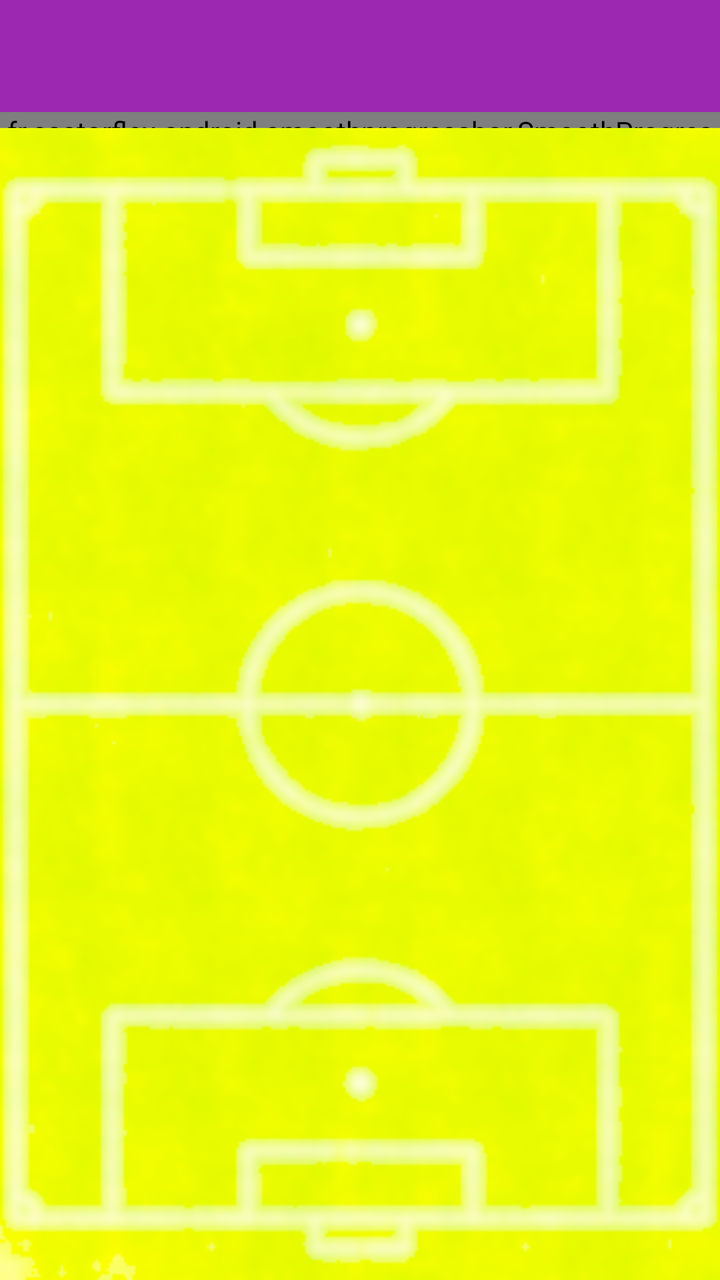
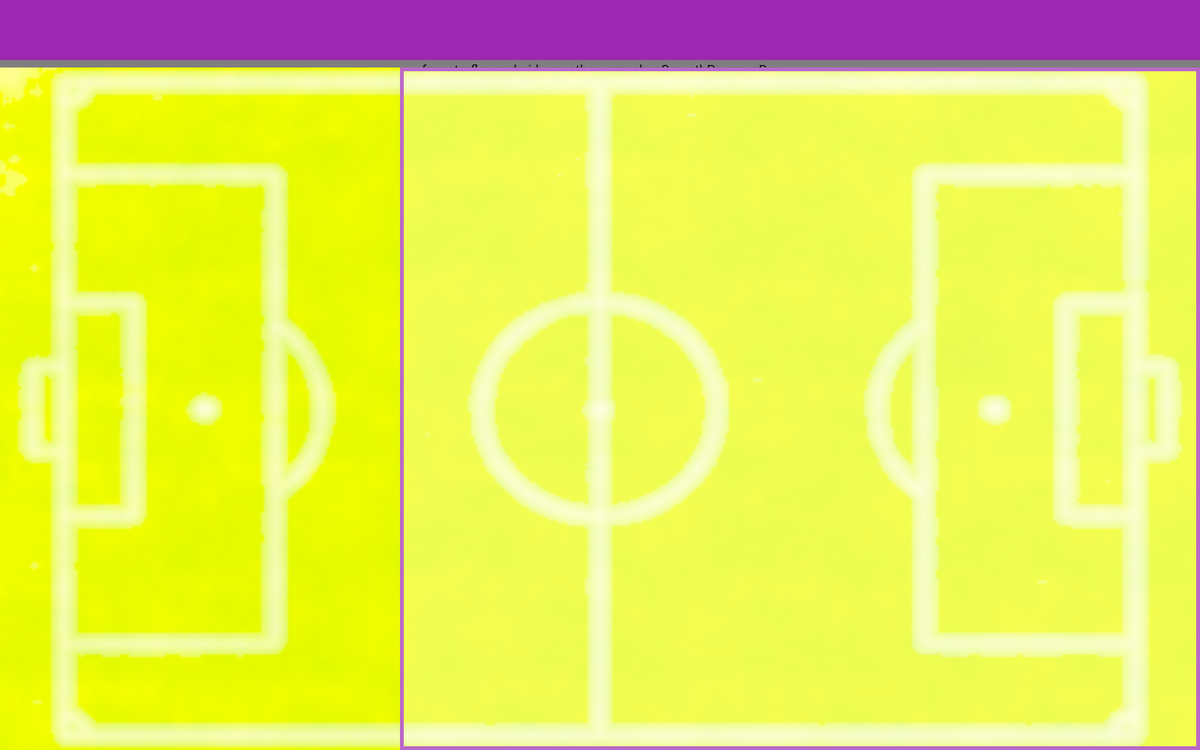

Two renders of one Android screen. The first uses the default layout on a phone; the second uses the alternative layout the repository ships for a different screen configuration, on a matching device. The two XML files are below.
<!-- AndroidManifest.xml: application theme Theme.ComunioTheme -->
<!-- res/layout/main_activity.xml -->
<?xml version="1.0" encoding="utf-8"?>
<LinearLayout xmlns:android="http://schemas.android.com/apk/res/android"
    android:id="@+id/main_parent_view"
    android:layout_width="match_parent"
    android:layout_height="match_parent"
    android:orientation="vertical"
    android:fitsSystemWindows="true">

    <include layout="@layout/toolbar" />

    <android.support.v4.widget.DrawerLayout
        android:id="@+id/drawer_layout"
        android:layout_width="match_parent"
        android:layout_height="match_parent">

        

        <FrameLayout
            android:id="@+id/fragment_container"
            android:layout_width="match_parent"
            android:layout_height="match_parent"
            android:background="@drawable/football_ground_yellow" />


        
        <ListView
            android:id="@+id/left_drawer"
            android:layout_width="240dp"
            android:layout_height="match_parent"
            android:layout_gravity="start"
            android:background="@color/navigation_drawer_list"
            android:choiceMode="singleChoice" />

    </android.support.v4.widget.DrawerLayout>
</LinearLayout>
<!-- res/layout/toolbar.xml (included above) -->
<?xml version="1.0" encoding="utf-8"?>
<LinearLayout xmlns:android="http://schemas.android.com/apk/res/android"
    android:layout_width="fill_parent"
    android:layout_height="wrap_content"
    android:orientation="vertical">

    <android.support.v7.widget.Toolbar xmlns:android="http://schemas.android.com/apk/res/android"
        xmlns:app="http://schemas.android.com/apk/res-auto"
        android:id="@+id/toolbar"
        android:layout_width="match_parent"
        android:layout_height="wrap_content"
        android:minHeight="?attr/actionBarSize"
        android:background="@color/color_primary"
        app:theme="@style/ComunioActionBarTheme"
        app:popupTheme="@style/Theme.AppCompat.Light" />


    <fr.castorflex.android.smoothprogressbar.SmoothProgressBar
        android:id="@+id/progress_bar"
        android:layout_width="match_parent"
        android:layout_height="8dp"
        android:indeterminate="true" />

</LinearLayout>
<!-- resources referenced by this layout -->
<resources>
  <color name="color_primary">#9c27b0</color>
  <color name="navigation_drawer_list">#e1bee7</color>
  <!-- drawable football_ground_yellow: png bitmap (drawable, 57299 bytes) -->
  <style name="ComunioActionBarTheme" parent="Theme.AppCompat.Light">
          
          <item name="android:textColorPrimary">@color/actionbar_title_text</item>
  
          
          <item name="android:textColorPrimaryInverse">@color/actionbar_title_text_light</item>
  
          
          <item name="actionMenuTextColor">@color/actionbar_menu_text</item>
          
          <item name="android:textColorSecondary">@color/color_secondary</item>
  
          
          
      </style>
  <!-- from res/values-v21/ -->
  <style name="Theme.ComunioTheme" parent="AppTheme.Base">
          <item name="android:windowContentTransitions">true</item>
          <item name="android:windowAllowEnterTransitionOverlap">true</item>
          <item name="android:windowAllowReturnTransitionOverlap">true</item>
          <item name="android:windowSharedElementEnterTransition">@android:transition/move</item>
          <item name="android:windowSharedElementExitTransition">@android:transition/move</item>
      </style>
  <color name="actionbar_title_text">#fff</color>
  <color name="actionbar_title_text_light">#000</color>
  <color name="actionbar_menu_text">#fffffdff</color>
  <color name="color_secondary">#fff</color>
  <style name="AppTheme.Base" parent="Theme.AppCompat.Light">
  
          <item name="windowActionBar">false</item>
          <item name="colorPrimary">@color/color_primary</item>
          <item name="colorPrimaryDark">@color/color_primary_dark</item>
          <item name="colorAccent">@color/color_accent</item>
          
          <item name="spbStyle">@style/RulerProgressBar</item>
          <item name="cpbStyle">@style/RulerCircularProgressBar</item>
  
      </style>
  <color name="color_primary_dark">#4a148c</color>
  <color name="color_accent">#f50057</color>
  <style name="RulerProgressBar" parent="SmoothProgressBar">
          <item name="spb_stroke_separator_length">2dp</item>
          <item name="spb_sections_count">5</item>
          <item name="spb_stroke_width">6dp</item>
          <item name="spb_speed">1.7</item>
          <item name="spb_progressiveStart_speed">2</item>
          <item name="spb_progressiveStop_speed">3.4</item>
          <item name="spb_interpolator">spb_interpolator_acceleratedecelerate</item>
          <item name="spb_mirror_mode">true</item>
          <item name="spb_reversed">true</item>
          <item name="spb_colors">@array/gplus_colors</item>
          <item name="spb_progressiveStart_activated">true</item>
      </style>
  <style name="RulerCircularProgressBar" parent="android:Widget.Holo.ProgressBar">
          <item name="cpb_color">@color/cpb_default_color</item>
          <item name="cpb_stroke_width">@dimen/cpb_default_stroke_width</item>
          <item name="cpb_min_sweep_angle">@integer/cpb_default_min_sweep_angle</item>
          <item name="cpb_max_sweep_angle">@integer/cpb_default_max_sweep_angle</item>
          <item name="cpb_sweep_speed">@string/cpb_default_sweep_speed</item>
          <item name="cpb_rotation_speed">@string/cpb_default_rotation_speed</item>
      </style>
</resources>
<!-- res/layout-xlarge/main_activity.xml (the repository's variant of the layout above) -->
<!-- drawn on a large tablet held sideways -->
<?xml version="1.0" encoding="utf-8"?>
<LinearLayout xmlns:android="http://schemas.android.com/apk/res/android"
    android:id="@+id/main_parent_view"
    android:layout_width="match_parent"
    android:layout_height="match_parent"
    android:orientation="vertical"
    android:fitsSystemWindows="true">

    <include layout="@layout/toolbar" />

    <android.support.v4.widget.DrawerLayout
        android:id="@+id/drawer_layout"
        android:layout_width="match_parent"
        android:layout_height="match_parent">

        

        <LinearLayout
            android:layout_width="match_parent"
            android:layout_height="match_parent"
            android:baselineAligned="false"
            android:orientation="horizontal"
            android:background="@drawable/football_ground_yellow_land"
            android:id="@+id/mode_tablet">

            <FrameLayout
                android:id="@+id/primary_fragment_container"
                android:layout_width="fill_parent"
                android:layout_height="match_parent"
                android:layout_weight="2" />

            <FrameLayout
                android:id="@+id/secondary_fragment_container"
                android:layout_width="fill_parent"
                android:layout_height="match_parent"
                android:layout_weight="1"
                android:paddingTop="4dp"
                android:paddingBottom="4dp"
                android:paddingLeft="4dp"
                android:paddingRight="4dp"
                android:background="@drawable/border" />

        </LinearLayout>


        
        <ListView
            android:id="@+id/left_drawer"
            android:layout_width="240dp"
            android:layout_height="match_parent"
            android:layout_gravity="start"
            android:background="@color/navigation_drawer_list"
            android:choiceMode="singleChoice" />

    </android.support.v4.widget.DrawerLayout>
</LinearLayout>
<!-- resources referenced by the variant -->
<!-- as a large tablet held sideways resolves them -->
<resources>
  <color name="color_primary">#9c27b0</color>
  <color name="navigation_drawer_list">#e1bee7</color>
  <!-- drawable border (drawable) -->
  <?xml version="1.0" encoding="utf-8"?>
  <shape xmlns:android="http://schemas.android.com/apk/res/android"
      android:shape="rectangle">
  
      <stroke
          android:width="4dip"
          android:color="@color/color_header" />
      <solid android:color="#50FFFFFF" />
  </shape>
  <!-- drawable football_ground_yellow_land: png bitmap (drawable, 56842 bytes) -->
  <style name="ComunioActionBarTheme" parent="Theme.AppCompat.Light">
          
          <item name="android:textColorPrimary">@color/actionbar_title_text</item>
  
          
          <item name="android:textColorPrimaryInverse">@color/actionbar_title_text_light</item>
  
          
          <item name="actionMenuTextColor">@color/actionbar_menu_text</item>
          
          <item name="android:textColorSecondary">@color/color_secondary</item>
  
          
          
      </style>
  <!-- from res/values-v21/ -->
  <style name="Theme.ComunioTheme" parent="AppTheme.Base">
          <item name="android:windowContentTransitions">true</item>
          <item name="android:windowAllowEnterTransitionOverlap">true</item>
          <item name="android:windowAllowReturnTransitionOverlap">true</item>
          <item name="android:windowSharedElementEnterTransition">@android:transition/move</item>
          <item name="android:windowSharedElementExitTransition">@android:transition/move</item>
      </style>
  <color name="color_header">#ba68c8</color>
  <color name="actionbar_title_text">#fff</color>
  <color name="actionbar_title_text_light">#000</color>
  <color name="actionbar_menu_text">#fffffdff</color>
  <color name="color_secondary">#fff</color>
  <style name="AppTheme.Base" parent="Theme.AppCompat.Light">
  
          <item name="windowActionBar">false</item>
          <item name="colorPrimary">@color/color_primary</item>
          <item name="colorPrimaryDark">@color/color_primary_dark</item>
          <item name="colorAccent">@color/color_accent</item>
          
          <item name="spbStyle">@style/RulerProgressBar</item>
          <item name="cpbStyle">@style/RulerCircularProgressBar</item>
  
      </style>
  <color name="color_primary_dark">#4a148c</color>
  <color name="color_accent">#f50057</color>
  <style name="RulerProgressBar" parent="SmoothProgressBar">
          <item name="spb_stroke_separator_length">2dp</item>
          <item name="spb_sections_count">5</item>
          <item name="spb_stroke_width">6dp</item>
          <item name="spb_speed">1.7</item>
          <item name="spb_progressiveStart_speed">2</item>
          <item name="spb_progressiveStop_speed">3.4</item>
          <item name="spb_interpolator">spb_interpolator_acceleratedecelerate</item>
          <item name="spb_mirror_mode">true</item>
          <item name="spb_reversed">true</item>
          <item name="spb_colors">@array/gplus_colors</item>
          <item name="spb_progressiveStart_activated">true</item>
      </style>
  <style name="RulerCircularProgressBar" parent="android:Widget.Holo.ProgressBar">
          <item name="cpb_color">@color/cpb_default_color</item>
          <item name="cpb_stroke_width">@dimen/cpb_default_stroke_width</item>
          <item name="cpb_min_sweep_angle">@integer/cpb_default_min_sweep_angle</item>
          <item name="cpb_max_sweep_angle">@integer/cpb_default_max_sweep_angle</item>
          <item name="cpb_sweep_speed">@string/cpb_default_sweep_speed</item>
          <item name="cpb_rotation_speed">@string/cpb_default_rotation_speed</item>
      </style>
</resources>
